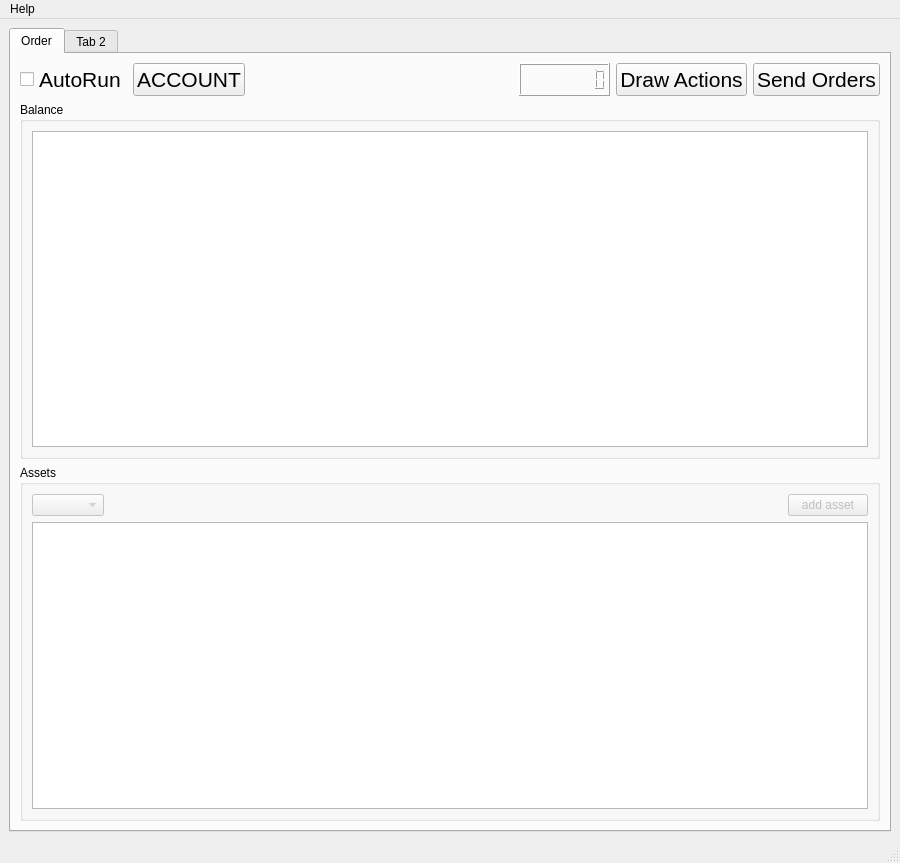
<?xml version="1.0" encoding="UTF-8"?>
<ui version="4.0">
 <class>MainWindow</class>
 <widget class="QMainWindow" name="MainWindow">
  <property name="geometry">
   <rect>
    <x>0</x>
    <y>0</y>
    <width>900</width>
    <height>863</height>
   </rect>
  </property>
  <property name="windowTitle">
   <string>MainWindow</string>
  </property>
  <widget class="QWidget" name="centralwidget">
   <layout class="QVBoxLayout" name="verticalLayout_2">
    <item>
     <widget class="QTabWidget" name="tabWidget">
      <property name="currentIndex">
       <number>0</number>
      </property>
      <widget class="QWidget" name="tab">
       <attribute name="title">
        <string>Order</string>
       </attribute>
       <layout class="QVBoxLayout" name="verticalLayout_3">
        <item>
         <layout class="QHBoxLayout" name="horizontalLayout">
          <item>
           <widget class="QCheckBox" name="cbox_autorun">
            <property name="font">
             <font>
              <pointsize>16</pointsize>
             </font>
            </property>
            <property name="text">
             <string>AutoRun</string>
            </property>
           </widget>
          </item>
          <item>
           <widget class="QPushButton" name="but_balance">
            <property name="font">
             <font>
              <pointsize>16</pointsize>
             </font>
            </property>
            <property name="text">
             <string>ACCOUNT</string>
            </property>
           </widget>
          </item>
          <item>
           <spacer name="horizontalSpacer_2">
            <property name="orientation">
             <enum>Qt::Horizontal</enum>
            </property>
            <property name="sizeHint" stdset="0">
             <size>
              <width>40</width>
              <height>20</height>
             </size>
            </property>
           </spacer>
          </item>
          <item>
           <widget class="QLCDNumber" name="lcd_clock">
            <property name="font">
             <font>
              <pointsize>16</pointsize>
             </font>
            </property>
            <property name="digitCount">
             <number>8</number>
            </property>
           </widget>
          </item>
          <item>
           <widget class="QPushButton" name="but_draw_actions">
            <property name="font">
             <font>
              <pointsize>16</pointsize>
             </font>
            </property>
            <property name="text">
             <string>Draw Actions</string>
            </property>
           </widget>
          </item>
          <item>
           <widget class="QPushButton" name="but_send_orders">
            <property name="font">
             <font>
              <pointsize>16</pointsize>
             </font>
            </property>
            <property name="text">
             <string>Send Orders</string>
            </property>
           </widget>
          </item>
         </layout>
        </item>
        <item>
         <widget class="QGroupBox" name="groupBox">
          <property name="sizePolicy">
           <sizepolicy hsizetype="Preferred" vsizetype="Expanding">
            <horstretch>0</horstretch>
            <verstretch>0</verstretch>
           </sizepolicy>
          </property>
          <property name="title">
           <string>Balance</string>
          </property>
          <layout class="QVBoxLayout" name="verticalLayout">
           <item>
            <widget class="QTableView" name="balance_table"/>
           </item>
          </layout>
         </widget>
        </item>
        <item>
         <widget class="QGroupBox" name="groupBox_2">
          <property name="title">
           <string>Assets</string>
          </property>
          <layout class="QVBoxLayout" name="verticalLayout_4">
           <item>
            <layout class="QHBoxLayout" name="horizontalLayout_2">
             <item>
              <widget class="QComboBox" name="combo_asset_state">
               <property name="enabled">
                <bool>false</bool>
               </property>
              </widget>
             </item>
             <item>
              <spacer name="horizontalSpacer_3">
               <property name="orientation">
                <enum>Qt::Horizontal</enum>
               </property>
               <property name="sizeHint" stdset="0">
                <size>
                 <width>40</width>
                 <height>20</height>
                </size>
               </property>
              </spacer>
             </item>
             <item>
              <widget class="QPushButton" name="but_add_asset">
               <property name="enabled">
                <bool>false</bool>
               </property>
               <property name="text">
                <string>add asset</string>
               </property>
              </widget>
             </item>
            </layout>
           </item>
           <item>
            <widget class="QTableView" name="order_table"/>
           </item>
          </layout>
         </widget>
        </item>
       </layout>
      </widget>
      <widget class="QWidget" name="tab_2">
       <attribute name="title">
        <string>Tab 2</string>
       </attribute>
      </widget>
     </widget>
    </item>
   </layout>
  </widget>
  <widget class="QMenuBar" name="menubar">
   <property name="geometry">
    <rect>
     <x>0</x>
     <y>0</y>
     <width>900</width>
     <height>21</height>
    </rect>
   </property>
   <widget class="QMenu" name="menuHelp">
    <property name="title">
     <string>Help</string>
    </property>
    <addaction name="actionAbout"/>
   </widget>
   <addaction name="menuHelp"/>
  </widget>
  <widget class="QStatusBar" name="statusbar"/>
  <action name="actionAbout">
   <property name="text">
    <string>About</string>
   </property>
  </action>
 </widget>
 <resources/>
 <connections/>
</ui>
